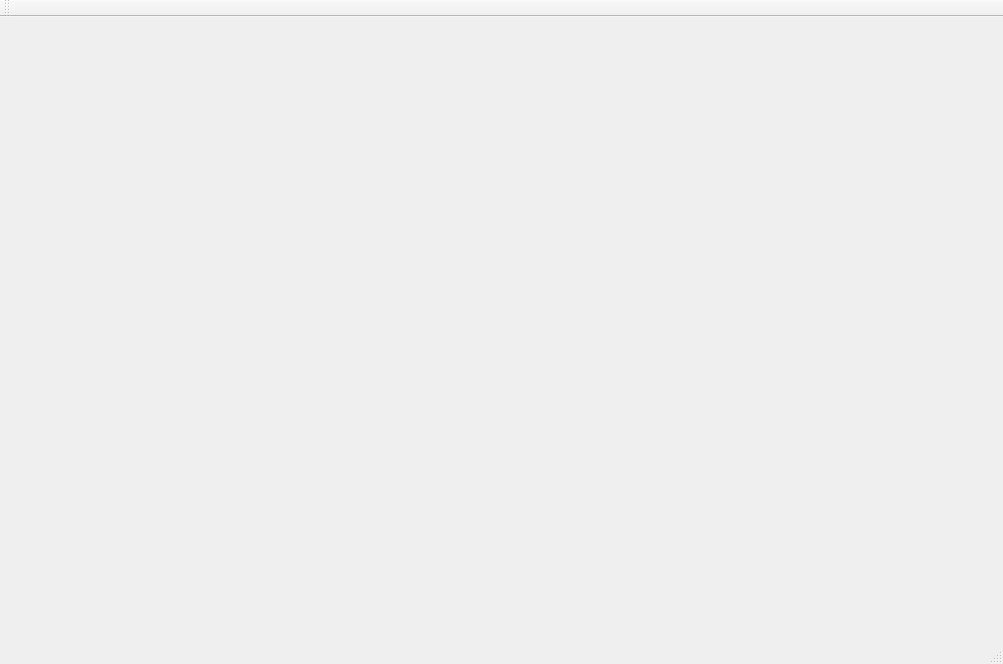
<?xml version="1.0" encoding="UTF-8"?>
<ui version="4.0">
 <class>MainWindow</class>
 <widget class="QMainWindow" name="MainWindow">
  <property name="geometry">
   <rect>
    <x>0</x>
    <y>0</y>
    <width>1003</width>
    <height>664</height>
   </rect>
  </property>
  <property name="windowTitle">
   <string>MainWindow</string>
  </property>
  <widget class="QWidget" name="centralWidget">
   <widget class="QLabel" name="label">
    <property name="geometry">
     <rect>
      <x>130</x>
      <y>70</y>
      <width>761</width>
      <height>441</height>
     </rect>
    </property>
    <property name="styleSheet">
     <string notr="true">background-image: url(:/new/prefix1/fly.png);</string>
    </property>
    <property name="text">
     <string/>
    </property>
    <property name="pixmap">
     <pixmap resource="123.qrc">:/new/prefix1/fly.png</pixmap>
    </property>
    <property name="scaledContents">
     <bool>true</bool>
    </property>
   </widget>
  </widget>
  <widget class="QMenuBar" name="menuBar">
   <property name="geometry">
    <rect>
     <x>0</x>
     <y>0</y>
     <width>1003</width>
     <height>22</height>
    </rect>
   </property>
  </widget>
  <widget class="QToolBar" name="mainToolBar">
   <attribute name="toolBarArea">
    <enum>TopToolBarArea</enum>
   </attribute>
   <attribute name="toolBarBreak">
    <bool>false</bool>
   </attribute>
  </widget>
  <widget class="QStatusBar" name="statusBar"/>
 </widget>
 <layoutdefault spacing="6" margin="11"/>
 <resources>
  <include location="123.qrc"/>
 </resources>
 <connections/>
</ui>
